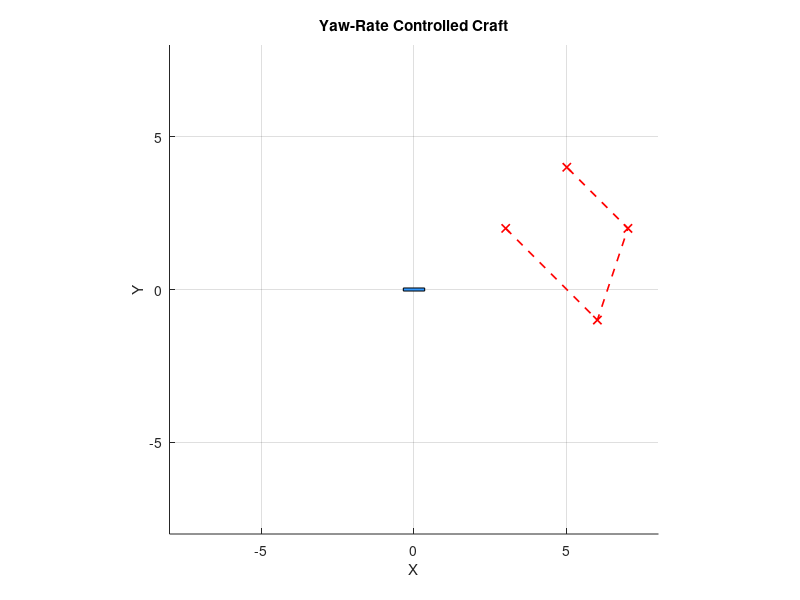

The MATLAB script that drew this image: (Note: this script raises an error after producing the figure.)
% Fossen-style vehicle simulation with rudder + flapping fin
clear; clc;

%% Time setup
Vl.t_end = 30;
Vl.dt = 0.01;
Vl.t = 0:Vl.dt:Vl.t_end;
N = length(Vl.t);

%% Fin parameters
finLength = 0.15;
A_fin = deg2rad(25);
F_fin = 1.0;
phi_fin = deg2rad(90);
thetaP = A_fin * sin(2 * F_fin * Vl.t + phi_fin);
omega = gradient(thetaP, Vl.dt);
F_thrust = 0.2 * omega.^2;

%% Rudder parameters
rudderLength = 0.2;
L_r = 0.35;  % Rudder offset from CG
rudder_cmd = zeros(1, N);

%% Vehicle parameters
m = 5;
Iz = 0.2;
X_u = -5; Y_v = -10; N_r = -2;

M = diag([m, m, Iz]);  % Inertia matrix
D = @(nu) diag([-X_u*abs(nu(1)), -Y_v*abs(nu(2)), -N_r*abs(nu(3))]);

%% Initial state
nu = zeros(3, N);   % [u; v; r]
eta = zeros(3, N);  % [x; y; psi]

%% Waypoints
waypoints = [3  2; 6 -1; 7  2; 5 4];
wp_index = 1;
wp_tol = 0.3;

%% Control gains
k_psi = 1.0;   % Heading proportional gain
k_r = 2.0;     % Yaw rate tracking gain
rudder_max = deg2rad(30);

%% Geometry for plotting
CL = 0.7; CW = 0.1; boatScale = 1.0;
boatShape = [-CL/2, -CW/2; -CL/2, CW/2; CL/2, CW/2; CL/2, -CW/2];

%% Plot setup
figure;
hold on; axis equal; grid on;
xlim([-8, 8]); ylim([-8, 8]);
plot(waypoints(:,1), waypoints(:,2), 'rx--', 'LineWidth', 1.2);
xlabel('X'); ylabel('Y'); title('Yaw-Rate Controlled Craft');

R0 = eye(2);
boatWorld = (boatShape * boatScale) * R0' + eta(1:2,1)';
hCraft = fill(boatWorld(:,1), boatWorld(:,2), [0.2 0.6 1.0], 'EdgeColor','k');
hRudder = line([0,0],[0,0],'LineWidth',2,'Color',[0.5 0.5 0.5]);
hFin = line([0,0],[0,0],'LineWidth',2,'Color','k');
trail = animatedline('Color','b','LineWidth',1.2,'LineStyle','--');

rho = 1000; A_r = 0.02;

%% Main simulation loop
for i = 2:N
    % Compute waypoint-based heading
    if wp_index <= size(waypoints,1)
        wp = waypoints(wp_index,:)';
        dx = wp(1) - eta(1,i-1);
        dy = wp(2) - eta(2,i-1);
        dist_to_wp = norm([dx; dy]);

        if dist_to_wp < wp_tol && wp_index < size(waypoints,1)
            wp_index = wp_index + 1;
        end

        psi_d = atan2(dy, dx);  % desired heading
    else
        psi_d = eta(3,i-1);  % hold heading
    end

    psi = eta(3,i-1);
    r = nu(3,i-1);

    e_psi = wrapToPi(psi_d - psi);
    r_d = k_psi * e_psi;
    delta = k_r * (r_d - r);
    delta = max(min(delta, rudder_max), -rudder_max);
    rudder_cmd(i) = delta;

    % Hydrodynamic rudder force and moment
    U = norm(nu(1:2,i-1));
    C_lift = 5 * sin(delta);
    F_r = 0.5 * rho * A_r * C_lift * U^2;

    tau = [F_thrust(i); -F_r; -F_r * L_r];

    % Rigid body dynamics
    nu_dot = M \ (tau - D(nu(:,i-1)) * nu(:,i-1));
    nu(:,i) = nu(:,i-1) + nu_dot * Vl.dt;

    % Kinematics
    psi = eta(3,i-1);
    R = [cos(psi), -sin(psi); sin(psi), cos(psi)];
    eta(1:2,i) = eta(1:2,i-1) + R * nu(1:2,i) * Vl.dt;
    eta(3,i) = eta(3,i-1) + nu(3,i) * Vl.dt;

    % Update visuals
    psi = eta(3,i);
    R_heading = [cos(psi), -sin(psi); sin(psi), cos(psi)];
    boatWorld = (boatShape * boatScale) * R_heading' + eta(1:2,i)';
    set(hCraft, 'XData', boatWorld(:,1), 'YData', boatWorld(:,2));

    R_rudder = [cos(delta), -sin(delta); sin(delta), cos(delta)];
    R_fin = [cos(thetaP(i)), -sin(thetaP(i)); sin(thetaP(i)), cos(thetaP(i))];

    rudder_local = [-CL/2; 0];
    rudderBase = eta(1:2,i) + R_heading * rudder_local;
    rudderTip = rudderBase + rudderLength * (R_heading * R_rudder * [-1;0]);
    set(hRudder, 'XData', [rudderBase(1), rudderTip(1)], 'YData', [rudderBase(2), rudderTip(2)]);

    finBase = rudderTip;
    finTip = finBase + finLength * (R_heading * R_rudder * R_fin * [-1;0]);
    set(hFin, 'XData', [finBase(1), finTip(1)], 'YData', [finBase(2), finTip(2)]);

    addpoints(trail, eta(1,i), eta(2,i));
    drawnow;
end

%% Results
disp(['Max surge speed: ', num2str(max(nu(1,:)))]);
disp(['Max sway speed: ', num2str(max(nu(2,:)))]);
disp(['Max yaw rate: ', num2str(rad2deg(max(nu(3,:))))]);

% Plot diagnostics
figure;
subplot(3,1,1);
plot(Vl.t, rad2deg(rudder_cmd));
ylabel('Rudder (deg)'); title('Rudder Command'); grid on;

subplot(3,1,2);
plot(Vl.t, rad2deg(nu(3,:)));
ylabel('Yaw Rate (deg/s)'); title('Yaw Rate'); grid on;

subplot(3,1,3);
plot(Vl.t, F_thrust);
xlabel('Time (s)'); ylabel('Thrust (N)'); title('Thrust Over Time'); grid on;
